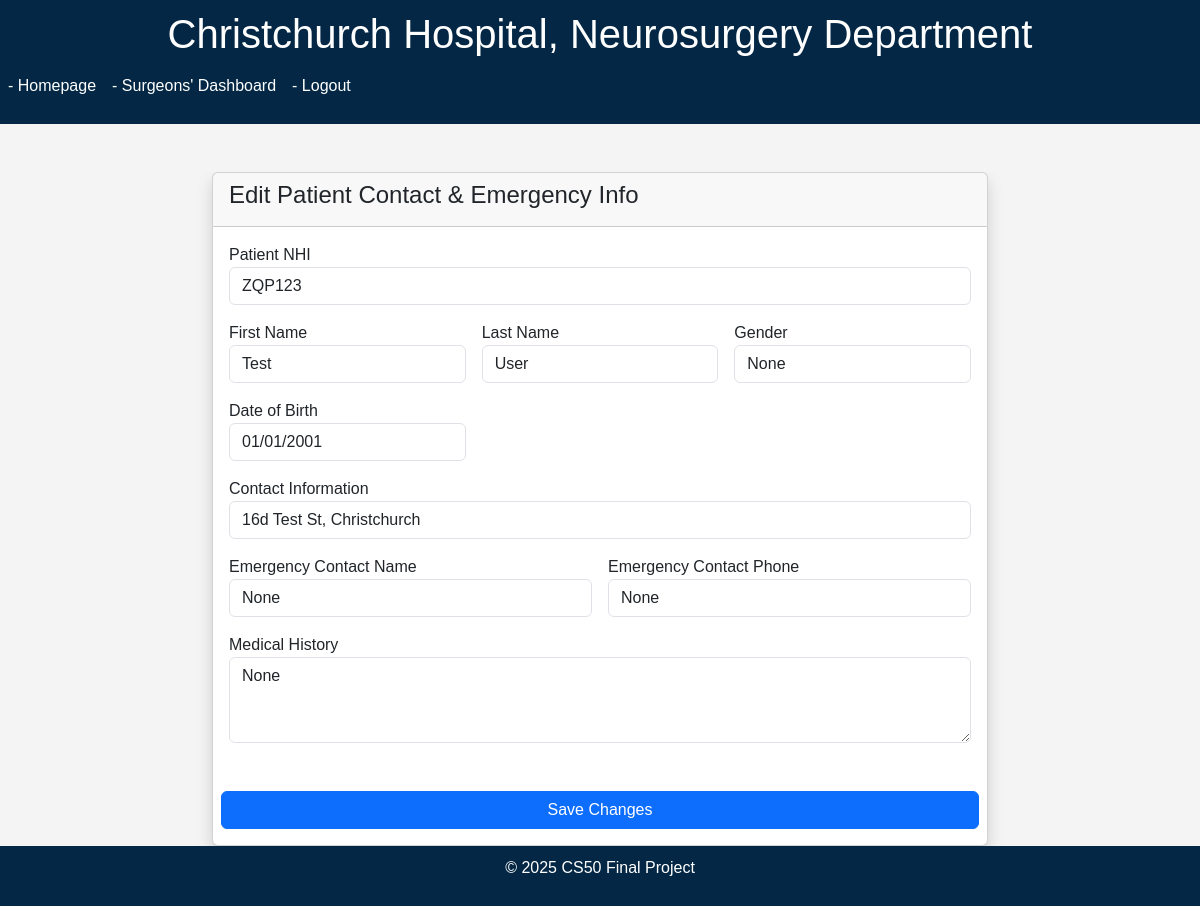
The page /edit_patient/1 (signed in) on the database its author committed.
### models.py (models this page shows)
class Patient(db.Model):
    id = db.Column(db.Integer, primary_key=True)
    NHI = db.Column(db.String(6), unique=True, nullable=False)
    username = db.Column(db.String(50), unique=True, nullable=True)
    password_hash = db.Column(db.String(255), nullable=True)
    last_name = db.Column(db.String(100), nullable=False)
    first_name = db.Column(db.String(100), nullable=False)
    gender = db.Column(db.String(1))
    date_of_birth = db.Column(db.Date, nullable=False)
    contact_info = db.Column(db.String(100), nullable=False)
    emergency_contact_name = db.Column(db.String(100))
    emergency_contact_phone = db.Column(db.String(15))
    medical_history = db.Column(db.Text)
    needs_password = db.Column(db.Boolean, default=True)

### app.py (the view, shortened to what this page needs)
@app.route("/edit_patient/<int:patient_id>", methods=["GET", "POST"])
@admin_or_surgeon_required
def edit_patient(patient_id):
    patient = Patient.query.get_or_404(patient_id)
    return render_template("edit_patient.html", patient_id=patient.id, patient=patient)

### helpers.py (called while the page is built)
def admin_or_surgeon_required(f):
    @wraps(f)
    def decorated_function(*args, **kwargs):
        if not (session.get("is_admin") or session.get("surgeon_id")):
            return redirect("/login")  # or your login page
        return f(*args, **kwargs)
    return decorated_function

### templates/edit_patient.html (shortened to what this page needs)
{% extends "layout.html" %}
{% block content %}
<div class="container mt-5">
    <div class="row justify-content-center">
        <div class="col-md-10">
            <div class="card shadow">
                <div class="card-header">
                    <h4>Edit Patient Contact & Emergency Info</h4>
                </div>
                <div class="card-body">
                    <form class="row g-3" method="POST">
                        <div class="form-group col-md-12">
                            <label for="patient_NHI">Patient NHI</label>
                            {% if session.get("is_admin") %}
                                <input type="text" class="form-control" id="patient_NHI" name="patient_NHI" value="{{ patient.NHI }}" >
                            {% elif session.get("surgeon_id") %}
                                <input type="text" class="form-control" id="patient_NHI" name="patient_NHI" value="{{ patient.NHI }}" readonly>
                            {% endif %}
                        </div>
                        <div class="form-group col-md-4">
                            <label for="patient_first_name">First Name</label>
                            {% if session.get("is_admin") %}
                                <input type="text" class="form-control" id="patient_first_name" name="patient_first_name" value="{{ patient.first_name }}" >
                            {% elif session.get("surgeon_id") %}
                                <input type="text" class="form-control" id="patient_first_name" name="patient_first_name" value="{{ patient.first_name }}" readonly>
                            {% endif %}
                        </div>
                        <div class="form-group col-md-4">
                            <label for="patient_last_name">Last Name</label>
                            {% if session.get("is_admin") %}
                                <input type="text" class="form-control" id="patient_last_name" name="patient_last_name" value="{{ patient.last_name }}" >
                            {% elif session.get("surgeon_id") %}
                                <input type="text" class="form-control" id="patient_last_name" name="patient_last_name" value="{{ patient.last_name }}" readonly>
                            {% endif %}
                        </div>
                        <div class="form-group col-md-4">
                            <label for="gender">Gender</label>
                            {% if session.get("is_admin") %}
                                <input type="text" class="form-control" id="gender" name="gender" value="{{ patient.gender }}" >
                            {% elif session.get("surgeon_id") %}
                                <input type="text" class="form-control" id="gender" name="gender" value="{{ patient.gender }}" readonly>
                            {% endif %}
                        </div>
                        <div class="form-group col-md-4">
                            <label for="date_of_birth">Date of Birth</label>
                            {% if session.get("is_admin") %}
                                <input type="date" class="form-control" id="date_of_birth" name="date_of_birth" value="{{ patient.date_of_birth }}" >
                            {% elif session.get("surgeon_id") %}
                                <input type="date" class="form-control" id="date_of_birth" name="date_of_birth" value="{{ patient.date_of_birth }}" readonly>
                            {% endif %}
                        </div>
                        <div class="form-group col-md-12">
                            <label for="contact_info">Contact Information</label>
                            {% if session.get("is_admin") %}
                                <input type="text" class="form-control" id="contact_info" name="contact_info" value="{{ patient.contact_info }}">
                            {% elif session.get("surgeon_id") %}
                                <input type="text" class="form-control" id="contact_info" name="contact_info" value="{{ patient.contact_info }}" readonly>
                            {% endif %}
                        </div>
                        <div class="form-group col-md-6">
                            <label for="emergency_contact_name">Emergency Contact Name</label>
                            {% if session.get("is_admin") %}
                                <input type="text" class="form-control" id="emergency_contact_name" name="emergency_contact_name" value="{{ patient.emergency_contact_name }}">
                            {% elif session.get("surgeon_id") %}
                                <input type="text" class="form-control" id="emergency_contact_name" name="emergency_contact_name" value="{{ patient.emergency_contact_name }}" readonly>
                            {% endif %}
                        </div>
                        <div class="form-group col-md-6">
                            <label for="emergency_contact_phone">Emergency Contact Phone</label>
                            {% if session.get("is_admin") %}
                                <input type="text" class="form-control" id="emergency_contact_phone" name="emergency_contact_phone" value="{{ patient.emergency_contact_phone }}">
                            {% elif session.get("surgeon_id") %}
                                <input type="text" class="form-control" id="emergency_contact_phone" name="emergency_contact_phone" value="{{ patient.emergency_contact_phone }}" readonly>
                            {% endif %}
                        </div>
                        <div class="form-group col-md-12">
                            <label for="medical_history">Medical History</label>
                            {% if session.get("is_admin") %}
                                <textarea class="form-control" id="medical_history" name="medical_history" readonly rows="3">{{ patient.medical_history }}</textarea>
                            {% elif session.get("surgeon_id") %}
                                <textarea class="form-control" id="medical_history" name="medical_history" rows="3">{{ patient.medical_history }}</textarea>
                            {% endif %}
                        </div>
                        <button type="submit" class="btn btn-primary">Save Changes</button>
                    </form>
                </div>
            </div>
        </div>
    </div>
</div>
{% endblock %}

### static/style.css (style rules this page uses)
body { font-family: Arial, sans-serif; margin: 0; padding: 0; background-color: #f4f4f4; }
.container { width: 80%; margin: auto; overflow: hidden; }

### rows shown on the page
Patient: patient_NHI "ZQP123", patient_first_name "Test", patient_last_name "User", gender "None", date_of_birth "01/01/2001", contact_info "16d Test St, Christchurch", emergency_contact_name "None", emergency_contact_phone "None", medical_history "None"
